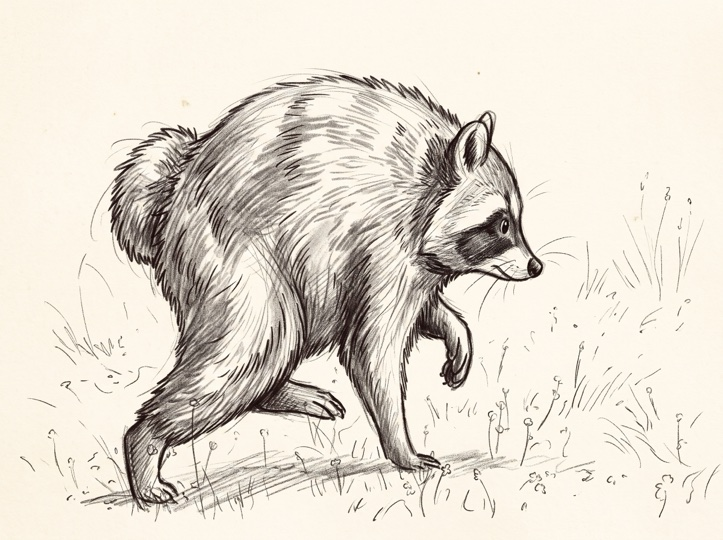
#> input picture assets/jimothy_sketch.jpg, 723 x 540 px, found by its file name
$ python jimothy_walk.py
#> lines starting #> are read from the running program, lines starting #| are printed output that depends on the picture; after the words box and inside, x2 and y2 are one past the last pixel; in counts of white or black regions, pixels touching at a corner belong together
"""Animate the pencil sketch of Jimothy as a diagonal gait walk cycle, as a 1 bit GIF.

    python tools/jimothy_walk.py SKETCH.jpg OUT.gif

Needs numpy, pillow and scipy. The sketch is a pencil drawing of a raccoon in mid stride, 4:3, the
leg and head positions below are in its 723 x 540 pixels. The GIF is 432 x 322, 16 frames per step,
2 steps. Frame by frame the regions of the picture are moved with smooth displacement fields: the
raised front paw and the forward hind foot swing together (one diagonal), the planted feet swing
the other way, the body bobs twice per step, the head nods and the tail sways. Then each frame is
cut to black and white, so the GIF suits the e-paper `gif_player` example.
"""
import sys

import numpy as np
from PIL import Image
from scipy.ndimage import map_coordinates

SRC = sys.argv[1] if len(sys.argv) > 1 else 'jimothy_sketch.jpg'
OUT_W, OUT_H = 432, 322
N = 16                     # frames per walk cycle
SX = OUT_W / 723.0         # source -> output scale

img = Image.open(SRC).convert('L').resize((OUT_W, OUT_H), Image.LANCZOS)
base = np.asarray(img, dtype=np.float32)
yy, xx = np.mgrid[0:OUT_H, 0:OUT_W].astype(np.float32)

def blob(cx, cy, sx, sy):
    """Gaussian weight around a source-image point, cut to zero in the far field."""
    cx, cy, sx, sy = cx * SX, cy * SX, sx * SX, sy * SX
    w = np.exp(-(((xx - cx) ** 2) / (2 * sx ** 2) + ((yy - cy) ** 2) / (2 * sy ** 2)))
    return np.clip((w - 0.03) / 0.97, 0, 1)

# Regions, in source pixels (723 x 540).
W_RAISED = blob(448, 360, 34, 55)     # raised front paw and forearm
W_HIND2 = blob(305, 395, 42, 30)      # hind foot that is stepping forward
W_FRONT = blob(420, 455, 36, 40)      # planted front foot
W_HIND = blob(150, 480, 45, 45)       # planted hind foot
W_HEAD = blob(490, 205, 55, 60)
W_TAIL = blob(150, 185, 55, 60)
W_BODY = blob(300, 230, 190, 140)

def displacement(t):
    """(dx, dy) in output pixels at cycle position t in 0..1."""
    phi_a = 1.5 * np.pi + 2 * np.pi * t       # pair A (raised paw + forward hind foot): mid swing at t = 0
    phi_b = phi_a + np.pi                       # pair B (planted feet): mid stance at t = 0
    reach = 44.0 * SX                           # how far a foot travels from the rest pose
    lift = 40.0 * SX                            # how high a foot lifts in the swing
    def foot(phi, rest_lifted):
        dx = reach * np.cos(phi)
        h = lift * max(0.0, -np.sin(phi))
        rest = lift if rest_lifted else 0.0
        return dx, -(h - rest)
    ax, ay = foot(phi_a, True)
    bx, by = foot(phi_b, False)
    dx = ax * (W_RAISED + W_HIND2) + bx * (W_FRONT + W_HIND)
    dy = ay * (W_RAISED + W_HIND2) + by * (W_FRONT + W_HIND)
    # Body: bounces twice per cycle, rolls with the stride.
    bob = 6.0 * SX * np.sin(2 * (phi_a - 1.5 * np.pi) + 0.4)
    dy = dy + bob * W_BODY
    dx = dx + 5.0 * SX * np.sin(phi_a - 1.5 * np.pi + 0.3) * W_BODY
    # Head: nods against the bounce and leads the stride.
    dy = dy + 7.0 * SX * np.sin(2 * (phi_a - 1.5 * np.pi) - 0.9) * W_HEAD
    dx = dx + 7.0 * SX * np.cos(phi_a - 1.5 * np.pi) * W_HEAD
    # Tail: sways one way per step.
    dx = dx + 11.0 * SX * np.sin(2 * (phi_a - 1.5 * np.pi) + 1.2) * W_TAIL
    dy = dy + 8.0 * SX * np.sin(phi_a - 1.5 * np.pi + 0.8) * W_TAIL
    return dx, dy

def warp(t):
    dx, dy = displacement(t)
    # Backward mapping: the pixel that lands at (x, y) came from (x - dx, y - dy).
    return map_coordinates(base, [yy - dy, xx - dx], order=1, mode='nearest')

BAYER8 = np.array([
    [0, 32, 8, 40, 2, 34, 10, 42], [48, 16, 56, 24, 50, 18, 58, 26],
    [12, 44, 4, 36, 14, 46, 6, 38], [60, 28, 52, 20, 62, 30, 54, 22],
    [3, 35, 11, 43, 1, 33, 9, 41], [51, 19, 59, 27, 49, 17, 57, 25],
    [15, 47, 7, 39, 13, 45, 5, 37], [63, 31, 55, 23, 61, 29, 53, 21]], dtype=np.float32)
THRESH = (BAYER8 + 0.5) / 64.0

def to_one_bit(gray, mode):
#> called with mode = 'threshold'
    tone = np.clip((gray - 40.0) / (205.0 - 40.0), 0, 1)
    if mode == 'threshold':
        return (tone > 0.62).astype(np.uint8)
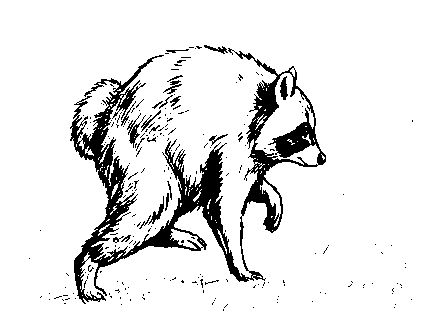
#> returned value: shape (322, 432); values 0 (black) and 1 (white), 89.9% white; 230 black regions (208 under 20 px), largest, box (x1, y1, x2, y2) and area: (70, 48, 326, 304) 12144, (127, 113, 146, 148) 170, (280, 76, 288, 100) 121
    tone = tone ** 1.25
    th = np.tile(THRESH, (OUT_H // 8 + 1, OUT_W // 8 + 1))[:OUT_H, :OUT_W]
    return (tone > th).astype(np.uint8)      # 1 = white

def frames(mode):
    return [to_one_bit(warp(k / N), mode) for k in range(N)]
#> call 2 of displacement, with t = 0.0625
#> in displacement (call 2), `phi_a = 1.5 * np.pi + 2 * np.pi * t`: phi_a = 5.11
#> in displacement (call 2), `phi_b = phi_a + np.pi`: phi_b = 8.25
#> in displacement (call 2), `ax, ay = foot(phi_a, True)`: ax = 10.06; ay = 1.82
#> in displacement (call 2), `bx, by = foot(phi_b, False)`: bx = -10.06; by = 0
#> in displacement (call 2), `bob = 6.0 * SX * np.sin(2 * (phi_a - 1.5 * np.pi) + 0.4)`: bob = 3.32
#> in displacement (call 2), `dx = dx + 11.0 * SX * np.sin(2 * (phi_a - 1.5 * np.pi) + 1.2) * W_TAIL`:
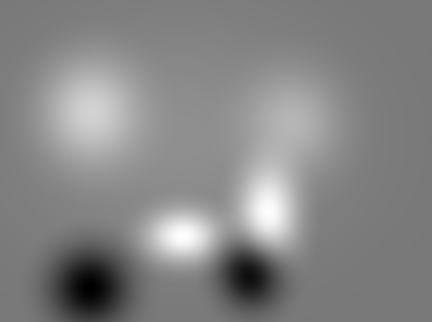
#> dx: shape (322, 432) float32; min -9.83, max 10.98, mean 1.12; drawn with min black and max white
#> in to_one_bit (call 2), `return (tone > 0.62).astype(np.uint8)`: returned value: shape (322, 432); values 0 (black) and 1 (white), 90.1% white; 226 black regions (206 under 20 px), largest, box (x1, y1, x2, y2) and area: (68, 46, 327, 304) 11979, (128, 115, 147, 149) 176, (281, 79, 289, 104) 135
#> call 3 of displacement, with t = 0.125
#> in displacement (call 3), `phi_a = 1.5 * np.pi + 2 * np.pi * t`: phi_a = 5.5
#> in displacement (call 3), `phi_b = phi_a + np.pi`: phi_b = 8.64
#> in displacement (call 3), `ax, ay = foot(phi_a, True)`: ax = 18.59; ay = 7
#> in displacement (call 3), `bx, by = foot(phi_b, False)`: bx = -18.59
#> in displacement (call 3), `bob = 6.0 * SX * np.sin(2 * (phi_a - 1.5 * np.pi) + 0.4)`: bob = 3.3
#> in displacement (call 3), `dy = dy + 8.0 * SX * np.sin(phi_a - 1.5 * np.pi + 0.8) * W_TAIL`:
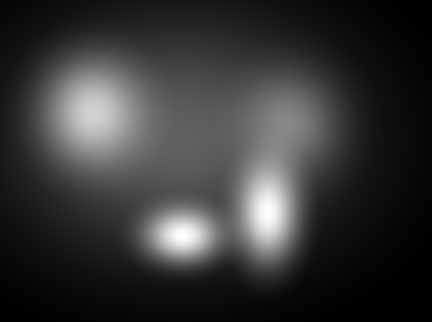
#> dy: shape (322, 432) float32; min 0, max 8.61, mean 1.84; drawn with min black and max white
#> in to_one_bit (call 3), `return (tone > 0.62).astype(np.uint8)`: returned value: shape (322, 432); values 0 (black) and 1 (white), 90.2% white; 211 black regions (190 under 20 px), largest, box (x1, y1, x2, y2) and area: (64, 52, 327, 304) 11670, (160, 198, 175, 231) 192, (127, 114, 147, 149) 180
#> call 4 of to_one_bit, with mode = 'threshold'
#> in to_one_bit (call 4), `return (tone > 0.62).astype(np.uint8)`:
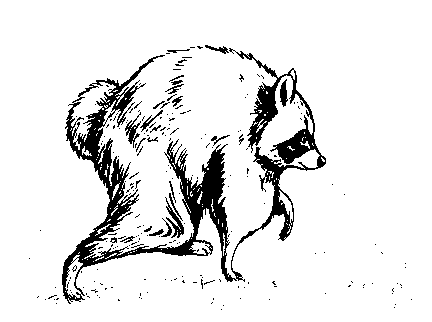
#> returned value: shape (322, 432); values 0 (black) and 1 (white), 90.2% white; 221 black regions (197 under 20 px), largest, box (x1, y1, x2, y2) and area: (62, 48, 326, 304) 11638, (165, 197, 184, 238) 225, (125, 112, 141, 148) 189
#> in displacement (call 5), `phi_a = 1.5 * np.pi + 2 * np.pi * t`: phi_a = 6.28
#> in displacement (call 5), `phi_b = phi_a + np.pi`: phi_b = 9.42
#> in displacement (call 5), `ax, ay = foot(phi_a, True)`: ax = 26.29; ay = 23.9
#> in displacement (call 5), `bx, by = foot(phi_b, False)`: bx = -26.29
#> in displacement (call 5), `bob = 6.0 * SX * np.sin(2 * (phi_a - 1.5 * np.pi) + 0.4)`: bob = -1.4
#> in displacement (call 5), `dy = dy + 8.0 * SX * np.sin(phi_a - 1.5 * np.pi + 0.8) * W_TAIL`:
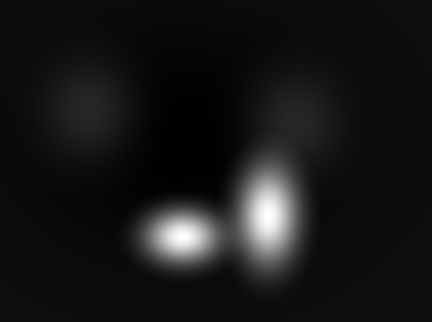
#> dy: shape (322, 432) float32; min -1.4, max 23.25, mean 0.9; drawn with min black and max white
#> in warp (call 5), `return map_coordinates(base, [yy - dy, xx - dx], order=1, mode='neares..`:
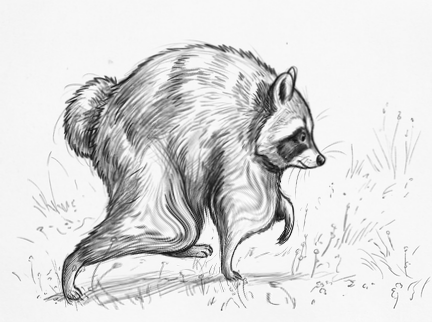
#> returned value: shape (322, 432) float32; min 8.14, max 255, mean 220.4
#> in to_one_bit (call 5), `tone = np.clip((gray - 40.0) / (205.0 - 40.0), 0, 1)`:
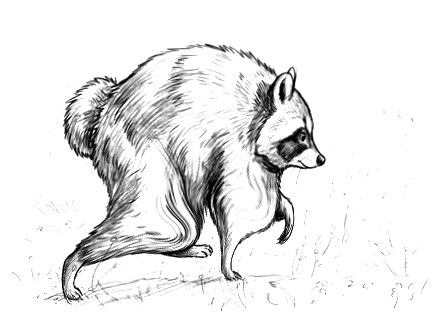
#> tone: shape (322, 432) float32; min 0, max 1, mean 0.914


CYCLES = 2


def write_gif(path):
    from PIL import Image

    frames_all = frames('threshold') * CYCLES
#> frames_all = 32 items
    palette = [0, 0, 0, 255, 255, 255] + [0] * (254 * 3)
    images = []
    for f in frames_all:
        im = Image.fromarray(f.astype(np.uint8), mode='P')
        im.putpalette(palette)
        images.append(im)
#> this loop made 32 passes
#> after the loop, images = 32 items
    images[0].save(path, save_all=True, append_images=images[1:], duration=120, loop=0,
                   disposal=1, optimize=False)
    print('frames', len(images), 'size', images[0].size)
#| frames 32 size (432, 322)


if __name__ == '__main__':
    write_gif(sys.argv[2] if len(sys.argv) > 2 else 'jimothy_walk.gif')
